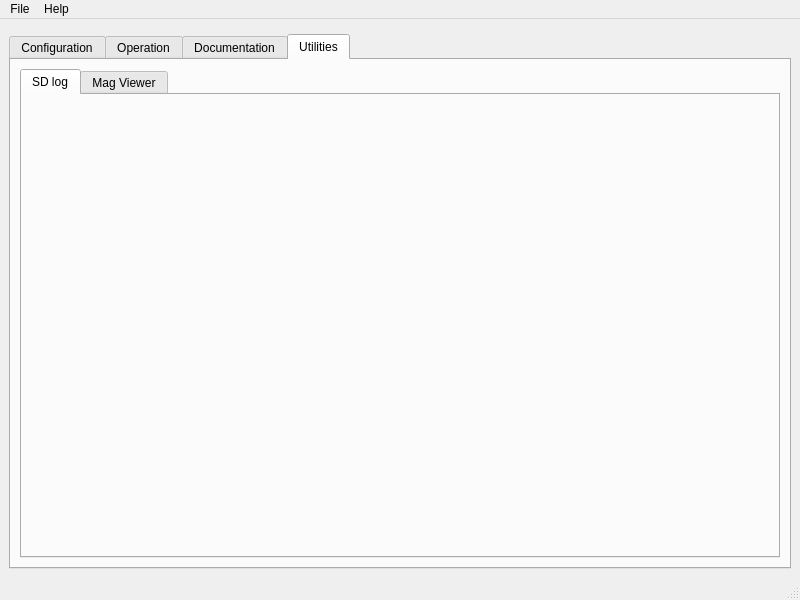
<?xml version="1.0" encoding="UTF-8"?>
<ui version="4.0">
 <class>SupervisionWindow</class>
 <widget class="QMainWindow" name="SupervisionWindow">
  <property name="geometry">
   <rect>
    <x>0</x>
    <y>0</y>
    <width>800</width>
    <height>600</height>
   </rect>
  </property>
  <property name="windowTitle">
   <string>Paparazzi Center</string>
  </property>
  <widget class="QWidget" name="centralwidget">
   <layout class="QVBoxLayout" name="verticalLayout">
    <item>
     <widget class="HeaderWidget" name="header" native="true"/>
    </item>
    <item>
     <widget class="QTabWidget" name="tabwidget">
      <property name="currentIndex">
       <number>3</number>
      </property>
      <widget class="ConfigurationPanel" name="configuration_panel">
       <attribute name="title">
        <string>Configuration</string>
       </attribute>
      </widget>
      <widget class="OperationPanel" name="operation_panel">
       <attribute name="title">
        <string>Operation</string>
       </attribute>
      </widget>
      <widget class="DocPanel" name="doc_panel">
       <attribute name="title">
        <string>Documentation</string>
       </attribute>
      </widget>
      <widget class="QWidget" name="tab">
       <attribute name="title">
        <string>Utilities</string>
       </attribute>
       <layout class="QVBoxLayout" name="verticalLayout_4">
        <item>
         <widget class="QTabWidget" name="tabWidget">
          <property name="currentIndex">
           <number>0</number>
          </property>
          <widget class="QWidget" name="tab_log">
           <attribute name="title">
            <string>SD log</string>
           </attribute>
           <layout class="QVBoxLayout" name="verticalLayout_5">
            <item>
             <widget class="LogWidget" name="log_widget" native="true"/>
            </item>
            <item>
             <spacer name="verticalSpacer">
              <property name="orientation">
               <enum>Qt::Vertical</enum>
              </property>
              <property name="sizeHint" stdset="0">
               <size>
                <width>20</width>
                <height>40</height>
               </size>
              </property>
             </spacer>
            </item>
           </layout>
          </widget>
          <widget class="MagViewer" name="magviewer_widget">
           <attribute name="title">
            <string>Mag Viewer</string>
           </attribute>
          </widget>
         </widget>
        </item>
       </layout>
      </widget>
     </widget>
    </item>
   </layout>
  </widget>
  <widget class="QMenuBar" name="menubar">
   <property name="geometry">
    <rect>
     <x>0</x>
     <y>0</y>
     <width>800</width>
     <height>30</height>
    </rect>
   </property>
   <widget class="QMenu" name="menuFile">
    <property name="title">
     <string>File</string>
    </property>
    <addaction name="settings_action"/>
   </widget>
   <widget class="QMenu" name="menuHelp">
    <property name="title">
     <string>Help</string>
    </property>
    <addaction name="about_action"/>
   </widget>
   <addaction name="menuFile"/>
   <addaction name="menuHelp"/>
  </widget>
  <widget class="QStatusBar" name="statusbar"/>
  <action name="settings_action">
   <property name="text">
    <string>Edit Settings</string>
   </property>
  </action>
  <action name="about_action">
   <property name="text">
    <string>About</string>
   </property>
  </action>
 </widget>
 <customwidgets>
  <customwidget>
   <class>HeaderWidget</class>
   <extends>QWidget</extends>
   <header>header_widget.h</header>
   <container>1</container>
  </customwidget>
  <customwidget>
   <class>ConfigurationPanel</class>
   <extends>QWidget</extends>
   <header>configuration_panel.h</header>
   <container>1</container>
  </customwidget>
  <customwidget>
   <class>OperationPanel</class>
   <extends>QWidget</extends>
   <header>operation_panel.h</header>
   <container>1</container>
  </customwidget>
  <customwidget>
   <class>DocPanel</class>
   <extends>QWidget</extends>
   <header>doc_panel.h</header>
   <container>1</container>
  </customwidget>
  <customwidget>
   <class>LogWidget</class>
   <extends>QWidget</extends>
   <header>log_widget.h</header>
   <container>1</container>
  </customwidget>
  <customwidget>
   <class>MagViewer</class>
   <extends>QWidget</extends>
   <header>mag_viewer.h</header>
   <container>1</container>
  </customwidget>
 </customwidgets>
 <resources/>
 <connections/>
</ui>
